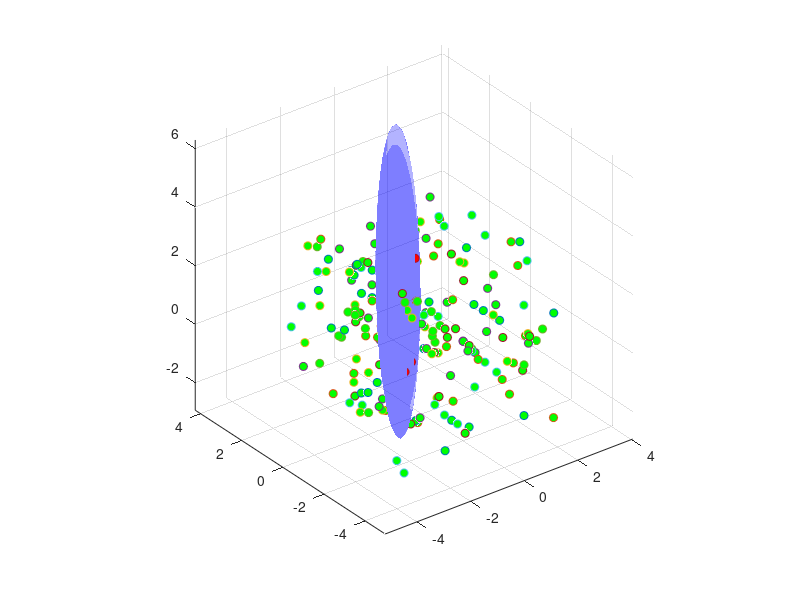

Write the MATLAB code that produced this figure.
clear; close all;

[PX,PY,PZ] = sphere(20);
sh = size(PX);
PX = PX(:); PY = PY(:); PZ = PZ(:);
PP = [PX, PY, PZ]';

S = randn(3, 1);

T = rand(3, 3) + eye(3);
T = T + T';

PPt = T * PP + S;

surf(reshape(PPt(1, :), sh), reshape(PPt(2, :), sh), reshape(PPt(3, :), sh), ...
    'FaceAlpha', 0.3, 'EdgeAlpha', 0.05, 'FaceColor', 'b'); hold on;

for i = 1:200
    point = (2*rand(3, 1) - ones(3, 1)) * 3;
    
    v = pinv(T)*(point - S);
    if norm(v) < 1
        Color = 'r';
    else
        Color = 'g';
    end
        
    plot3(point(1), point(2), point(3), 'o', 'MarkerFaceColor', Color);
end

axis equal;